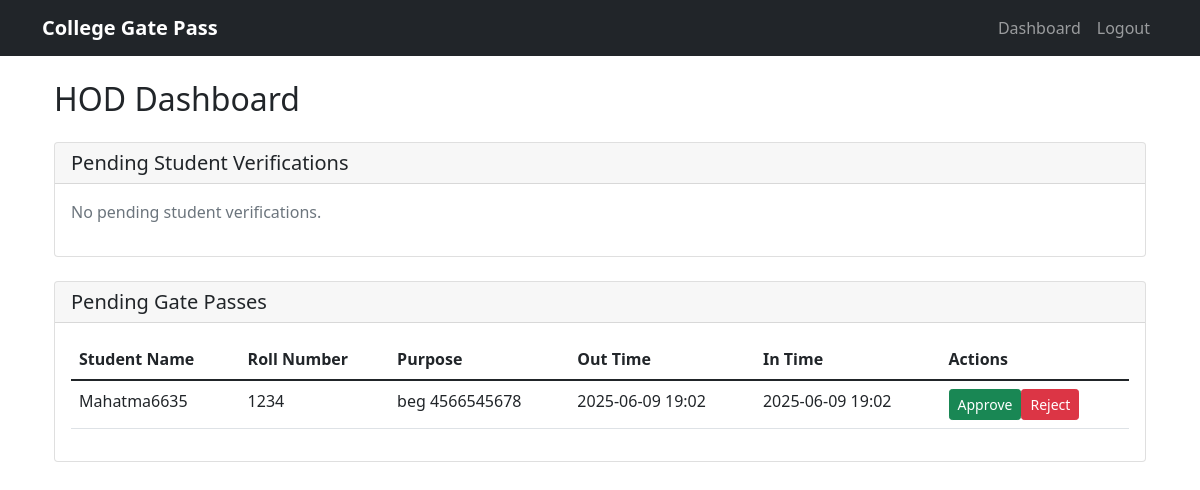
Before: /dashboard (signed in) with the older database file.
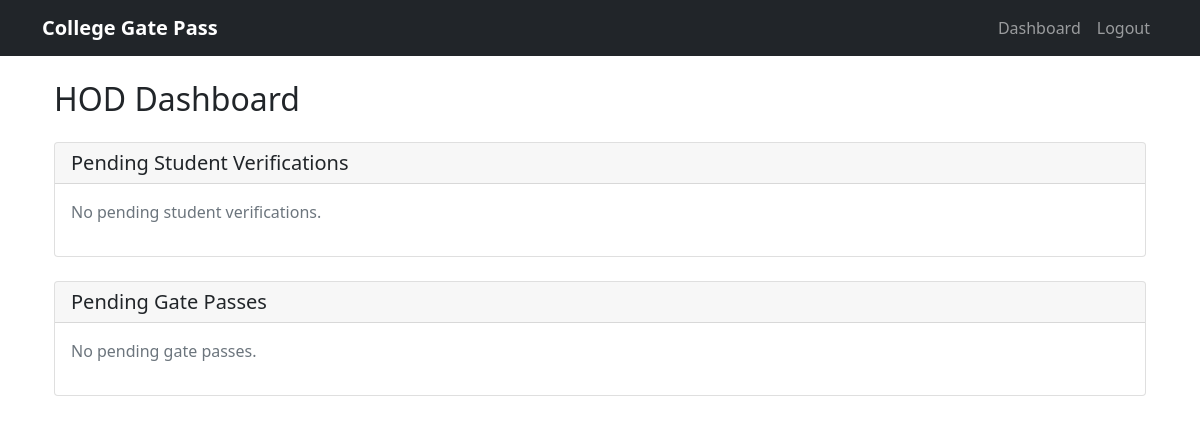
After: the same page with the newer database file.
### app.py (models this page shows, shortened)
class GatePass(db.Model):
    id = db.Column(db.Integer, primary_key=True)
    student_id = db.Column(db.Integer, db.ForeignKey('user.id'), nullable=False)
    purpose = db.Column(db.String(200), nullable=False)
    out_time = db.Column(db.DateTime, nullable=False)
    in_time = db.Column(db.DateTime, nullable=False)
    status = db.Column(db.String(20), default='pending')  # pending, approved, rejected
    approved_by = db.Column(db.Integer, db.ForeignKey('user.id'))
    otp = db.Column(db.String(6))
    qr_code = db.Column(db.String(200))
    created_at = db.Column(db.DateTime, default=datetime.utcnow)
    student = db.relationship('User', foreign_keys=[student_id], backref='gate_passes')
    approver = db.relationship('User', foreign_keys=[approved_by], backref='approved_passes')

class User(UserMixin, db.Model):
    id = db.Column(db.Integer, primary_key=True)
    email = db.Column(db.String(120), unique=True, nullable=False)
    password_hash = db.Column(db.String(128))
    name = db.Column(db.String(100))
    role = db.Column(db.String(20), nullable=False)
    department = db.Column(db.String(50))
    roll_number = db.Column(db.String(20))
    photo_path = db.Column(db.String(200))
    is_verified = db.Column(db.Boolean, default=False)

### app.py (the view)
@app.route('/dashboard')
@login_required
def dashboard():
    if current_user.role == 'hod':
        pending_students = User.query.filter_by(role='student', is_verified=False, department=current_user.department).all()
        pending_passes = GatePass.query.join(User, GatePass.student_id == User.id).filter(
            User.department == current_user.department,
            GatePass.status == 'pending'
        ).all()
        return render_template('hod_dashboard.html',
                             pending_students=pending_students,
                             pending_passes=pending_passes)
    elif current_user.role == 'student':
        gate_passes = GatePass.query.filter_by(student_id=current_user.id).all()
        return render_template('student_dashboard.html', gate_passes=gate_passes)
    elif current_user.role == 'security':
        return render_template('security_dashboard.html')
    else:  # admin
        return render_template('admin_dashboard.html', User=User, GatePass=GatePass)

### app.py (called while the page is built)
@login_manager.user_loader
def load_user(user_id):
    return User.query.get(int(user_id))

### templates/hod_dashboard.html
{% extends "base.html" %}
{% block content %}
<div class="container">
    <h2 class="mb-4">HOD Dashboard</h2>
    <div class="card mb-4">
        <div class="card-header">
            <h5 class="mb-0">Pending Student Verifications</h5>
        </div>
        <div class="card-body">
            {% if pending_students %}
                <div class="table-responsive">
                    <table class="table table-hover">
                        <thead>
                            <tr>
                                <th>Name</th>
                                <th>Roll Number</th>
                                <th>Email</th>
                                <th>Photo</th>
                                <th>Actions</th>
                            </tr>
                        </thead>
                        <tbody>
                            {% for student in pending_students %}
                                <tr>
                                    <td>{{ student.name }}</td>
                                    <td>{{ student.roll_number }}</td>
                                    <td>{{ student.email }}</td>
                                    <td>
                                        {% if student.photo_path %}
                                            <img src="{{ url_for('static', filename='uploads/' + student.photo_path) }}"
                                                 alt="Student Photo"
                                                 style="width: 50px; height: 50px; object-fit: cover;"
                                                 class="rounded-circle">
                                        {% else %}
                                            No photo
                                        {% endif %}
                                    </td>
                                    <td>
                                        <form method="POST" action="{{ url_for('verify_student', student_id=student.id) }}" class="d-inline">
                                            <button type="submit" class="btn btn-success btn-sm">Verify</button>
                                        </form>
                                    </td>
                                </tr>
                            {% endfor %}
                        </tbody>
                    </table>
                </div>
            {% else %}
                <p class="text-muted">No pending student verifications.</p>
            {% endif %}
        </div>
    </div>
    <div class="card">
        <div class="card-header">
            <h5 class="mb-0">Pending Gate Passes</h5>
        </div>
        <div class="card-body">
            {% if pending_passes %}
                <div class="table-responsive">
                    <table class="table table-hover">
                        <thead>
                            <tr>
                                <th>Student Name</th>
                                <th>Roll Number</th>
                                <th>Purpose</th>
                                <th>Out Time</th>
                                <th>In Time</th>
                                <th>Actions</th>
                            </tr>
                        </thead>
                        <tbody>
                            {% for pass in pending_passes %}
                                <tr>
                                    <td>{{ pass.student.name }}</td>
                                    <td>{{ pass.student.roll_number }}</td>
                                    <td>{{ pass.purpose }}</td>
                                    <td>{{ pass.out_time.strftime('%Y-%m-%d %H:%M') }}</td>
                                    <td>{{ pass.in_time.strftime('%Y-%m-%d %H:%M') }}</td>
                                    <td>
                                        <div class="btn-group">
                                            <form method="POST" action="{{ url_for('approve_gate_pass', pass_id=pass.id) }}" class="d-inline">
                                                <button type="submit" class="btn btn-success btn-sm">Approve</button>
                                            </form>
                                            <form method="POST" action="{{ url_for('reject_gate_pass', pass_id=pass.id) }}" class="d-inline">
                                                <button type="submit" class="btn btn-danger btn-sm">Reject</button>
                                            </form>
                                        </div>
                                    </td>
                                </tr>
                            {% endfor %}
                        </tbody>
                    </table>
                </div>
            {% else %}
                <p class="text-muted">No pending gate passes.</p>
            {% endif %}
        </div>
    </div>
</div>
{% endblock %}

### templates/base.html (shortened to what this page needs)
<!DOCTYPE html>
<html lang="en">
<head>
    <link href="https://cdn.jsdelivr.net/npm/bootstrap@5.1.3/dist/css/bootstrap.min.css" rel="stylesheet">
    <link rel="stylesheet" href="https://cdn.jsdelivr.net/npm/bootstrap-icons@1.7.2/font/bootstrap-icons.css">
</head>
<body>
    <nav class="navbar navbar-expand-lg navbar-dark bg-dark">
        <div class="container">
            <a class="navbar-brand" href="/">College Gate Pass</a>
            <div class="collapse navbar-collapse" id="navbarNav">
                <ul class="navbar-nav ms-auto">
                    {% if current_user.is_authenticated %}
                        <li class="nav-item">
                            <a class="nav-link" href="{{ url_for('dashboard') }}">Dashboard</a>
                        </li>
                        <li class="nav-item">
                            <a class="nav-link" href="{{ url_for('logout') }}">Logout</a>
                        </li>
                    {% endif %}
                </ul>
            </div>
        </div>
    </nav>
    <div class="container mt-4">
        {% block content %}{% endblock %}
    </div>
</body>
</html>

### templates/base.html (style rules this page uses)
.navbar-brand { font-weight: bold; }

Changed rows visible on the page:
removed GatePass: student.name "Mahatma6635", student.roll_number "1234", purpose "beg 4566545678", out_time "2025-06-09 19:02", in_time "2025-06-09 19:02"
Other visible differences:
text no longer shown: "Student Name Roll Number Purpose Out Time In Time Actions"
text now shown: "No pending gate passes."
